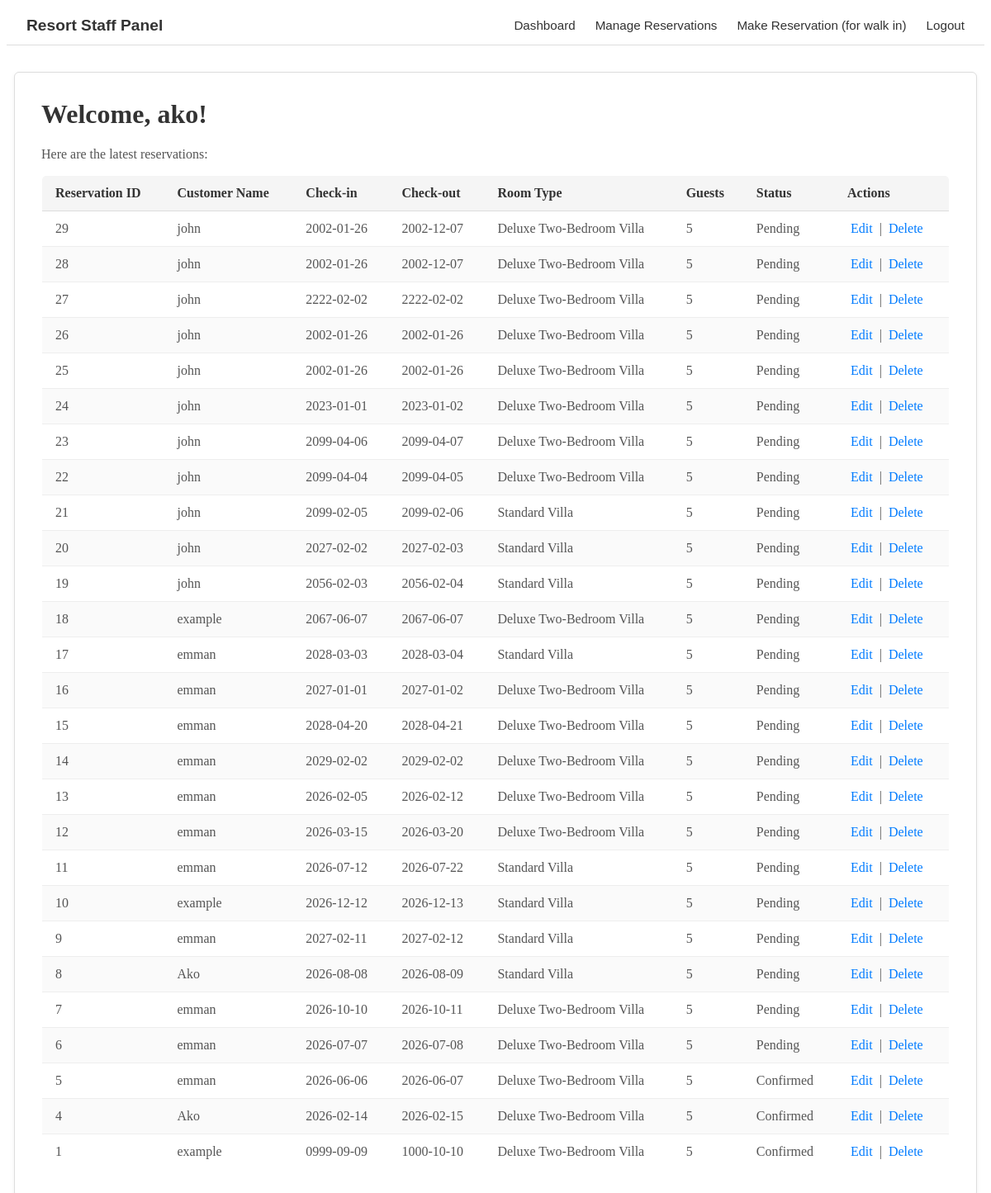
/staff/dashboard.php (signed in), run on the app's committed database.
### tables this page shows
CREATE TABLE `customerreservation` (
  `reservation_id` int(11) NOT NULL,
  `user_id` int(11) DEFAULT NULL,
  `customer_name` varchar(100) NOT NULL,
  `checkin_date` date NOT NULL,
  `checkout_date` date NOT NULL,
  `room_type` varchar(50) NOT NULL,
  `guests` int(11) NOT NULL,
  `status` enum('Pending','Confirmed','Cancelled') DEFAULT 'Pending',
  `created_at` timestamp NULL DEFAULT current_timestamp(),
  `updated_at` timestamp NULL DEFAULT current_timestamp() ON UPDATE current_timestamp(),
  `otp_code` varchar(10) DEFAULT NULL,
  `otp_expiry` datetime DEFAULT NULL
);

### staff/dashboard.php (the view, shortened to what this page needs)
<?php
$host = "localhost";
$dbname = "resortreservation";
$username = "root";
$password = "";
try {
    $pdo = new PDO("mysql:host=$host;dbname=$dbname;charset=utf8", $username, $password);
    $pdo->setAttribute(PDO::ATTR_ERRMODE, PDO::ERRMODE_EXCEPTION);
} catch (PDOException $e) {
    die("DB Connection failed: " . $e->getMessage());
}
$stmt = $pdo->query("SELECT * FROM customerreservation ORDER BY created_at DESC");
$reservations = $stmt->fetchAll(PDO::FETCH_ASSOC);
?>
<!DOCTYPE html>
<html lang="en">
<head>
</head>
<body>
<div class="navbar">
    <a href="dashboard.php" class="logo">Resort Staff Panel</a>
    <ul>
        <li><a href="dashboard.php">Dashboard</a></li>
        <li><a href="manage_reservation.php">Manage Reservations</a></li>
        <li><a href="walkin_reservation.php">Make Reservation (for walk in)</a></li>
        <li><a href="logout.php">Logout</a></li>
    </ul>
</div>
<div class="form">
    <h1>Welcome, <?php echo htmlspecialchars($_SESSION['employee_name']); ?>!</h1>
    <p>Here are the latest reservations:</p>
    <table class="reservation-table">
        <thead>
            <tr>
                <th>Reservation ID</th>
                <th>Customer Name</th>
                <th>Check-in</th>
                <th>Check-out</th>
                <th>Room Type</th>
                <th>Guests</th>
                <th>Status</th>
                <th>Actions</th>
            </tr>
        </thead>
        <tbody>
            <?php foreach ($reservations as $res): ?>
            <tr>
                <td data-label="Reservation ID"><?php echo $res['reservation_id']; ?></td>
                <td data-label="Customer Name"><?php echo htmlspecialchars($res['customer_name']); ?></td>
                <td data-label="Check-in"><?php echo $res['checkin_date']; ?></td>
                <td data-label="Check-out"><?php echo $res['checkout_date']; ?></td>
                <td data-label="Room Type"><?php echo $res['room_type']; ?></td>
                <td data-label="Guests"><?php echo $res['guests']; ?></td>
                <td data-label="Status"><?php echo $res['status']; ?></td>
                <td>
                    <a href="update_reservation.php?id=<?php echo $res['reservation_id']; ?>">Edit</a> |
                    <a href="delete_reservation.php?id=<?php echo $res['reservation_id']; ?>" onclick="return confirm('Delete this reservation?')">Delete</a>
                </td>
            </tr>
            <?php endforeach; ?>
        </tbody>
    </table>
</div>
</body>
</html>

### staff/dashboard.php (style rules this page uses)
.navbar { background-color: #fff; border-bottom: 1px solid #ddd; padding: 0.75rem 1.5rem; display: flex; justify-content: space-between; align-items: center; font-family: Arial, sans-serif; }
.navbar .logo { font-size: 1.2rem; font-weight: bold; color: #333; text-decoration: none; }
.navbar ul { list-style: none; display: flex; gap: 1.5rem; margin: 0; padding: 0; }
.navbar ul li a { text-decoration: none; color: #333; font-size: 0.95rem; transition: color 0.2s ease; }
.form { max-width: 1100px; margin: 2rem auto; background: #fff; border: 1px solid #ddd; border-radius: 6px; padding: 2rem; box-shadow: 0 2px 6px rgba(0,0,0,0.05); }
.form h1 { margin-top: 0; color: #333; }
.form p { color: #555; margin-bottom: 1rem; }
.reservation-table { width: 100%; border-collapse: collapse; margin-top: 1rem; background: #fff; border: 1px solid #ddd; border-radius: 6px; overflow: hidden; }
.reservation-table th { background: #f5f5f5; color: #333; text-align: left; padding: 0.75rem 1rem; font-weight: bold; border-bottom: 1px solid #ddd; }
.reservation-table td { padding: 0.75rem 1rem; border-bottom: 1px solid #eee; color: #555; }
.reservation-table tr:nth-child(even) { background: #fafafa; }
.reservation-table td a { color: #007BFF; text-decoration: none; margin: 0 0.25rem; }

### data on the page
customerreservation: reservation_id "29", customer_name "john", checkin_date "2002-01-26", checkout_date "2002-12-07", room_type "Deluxe Two-Bedroom Villa", guests "5", status "Pending"
customerreservation: reservation_id "28", customer_name "john", checkin_date "2002-01-26", checkout_date "2002-12-07", room_type "Deluxe Two-Bedroom Villa", guests "5", status "Pending"
customerreservation: reservation_id "27", customer_name "john", checkin_date "2222-02-02", checkout_date "2222-02-02", room_type "Deluxe Two-Bedroom Villa", guests "5", status "Pending"
customerreservation: reservation_id "26", customer_name "john", checkin_date "2002-01-26", checkout_date "2002-01-26", room_type "Deluxe Two-Bedroom Villa", guests "5", status "Pending"
customerreservation: reservation_id "25", customer_name "john", checkin_date "2002-01-26", checkout_date "2002-01-26", room_type "Deluxe Two-Bedroom Villa", guests "5", status "Pending"
customerreservation: reservation_id "24", customer_name "john", checkin_date "2023-01-01", checkout_date "2023-01-02", room_type "Deluxe Two-Bedroom Villa", guests "5", status "Pending"
customerreservation: reservation_id "23", customer_name "john", checkin_date "2099-04-06", checkout_date "2099-04-07", room_type "Deluxe Two-Bedroom Villa", guests "5", status "Pending"
customerreservation: reservation_id "22", customer_name "john", checkin_date "2099-04-04", checkout_date "2099-04-05", room_type "Deluxe Two-Bedroom Villa", guests "5", status "Pending"
customerreservation: reservation_id "21", customer_name "john", checkin_date "2099-02-05", checkout_date "2099-02-06", room_type "Standard Villa", guests "5", status "Pending"
customerreservation: reservation_id "20", customer_name "john", checkin_date "2027-02-02", checkout_date "2027-02-03", room_type "Standard Villa", guests "5", status "Pending"
customerreservation: reservation_id "19", customer_name "john", checkin_date "2056-02-03", checkout_date "2056-02-04", room_type "Standard Villa", guests "5", status "Pending"
customerreservation: reservation_id "18", customer_name "example", checkin_date "2067-06-07", checkout_date "2067-06-07", room_type "Deluxe Two-Bedroom Villa", guests "5", status "Pending"
customerreservation: reservation_id "17", customer_name "emman", checkin_date "2028-03-03", checkout_date "2028-03-04", room_type "Standard Villa", guests "5", status "Pending"
customerreservation: reservation_id "16", customer_name "emman", checkin_date "2027-01-01", checkout_date "2027-01-02", room_type "Deluxe Two-Bedroom Villa", guests "5", status "Pending"
customerreservation: reservation_id "15", customer_name "emman", checkin_date "2028-04-20", checkout_date "2028-04-21", room_type "Deluxe Two-Bedroom Villa", guests "5", status "Pending"
customerreservation: reservation_id "14", customer_name "emman", checkin_date "2029-02-02", checkout_date "2029-02-02", room_type "Deluxe Two-Bedroom Villa", guests "5", status "Pending"
customerreservation: reservation_id "13", customer_name "emman", checkin_date "2026-02-05", checkout_date "2026-02-12", room_type "Deluxe Two-Bedroom Villa", guests "5", status "Pending"
customerreservation: reservation_id "12", customer_name "emman", checkin_date "2026-03-15", checkout_date "2026-03-20", room_type "Deluxe Two-Bedroom Villa", guests "5", status "Pending"
customerreservation: reservation_id "11", customer_name "emman", checkin_date "2026-07-12", checkout_date "2026-07-22", room_type "Standard Villa", guests "5", status "Pending"
customerreservation: reservation_id "10", customer_name "example", checkin_date "2026-12-12", checkout_date "2026-12-13", room_type "Standard Villa", guests "5", status "Pending"
customerreservation: reservation_id "9", customer_name "emman", checkin_date "2027-02-11", checkout_date "2027-02-12", room_type "Standard Villa", guests "5", status "Pending"
customerreservation: reservation_id "8", customer_name "Ako", checkin_date "2026-08-08", checkout_date "2026-08-09", room_type "Standard Villa", guests "5", status "Pending"
customerreservation: reservation_id "7", customer_name "emman", checkin_date "2026-10-10", checkout_date "2026-10-11", room_type "Deluxe Two-Bedroom Villa", guests "5", status "Pending"
customerreservation: reservation_id "6", customer_name "emman", checkin_date "2026-07-07", checkout_date "2026-07-08", room_type "Deluxe Two-Bedroom Villa", guests "5", status "Pending"
customerreservation: reservation_id "5", customer_name "emman", checkin_date "2026-06-06", checkout_date "2026-06-07", room_type "Deluxe Two-Bedroom Villa", guests "5", status "Confirmed"
customerreservation: reservation_id "4", customer_name "Ako", checkin_date "2026-02-14", checkout_date "2026-02-15", room_type "Deluxe Two-Bedroom Villa", guests "5", status "Confirmed"
customerreservation: reservation_id "1", customer_name "example", checkin_date "0999-09-09", checkout_date "1000-10-10", room_type "Deluxe Two-Bedroom Villa", guests "5", status "Confirmed"

### other printed values
$_SESSION['employee_name'] "ako"
